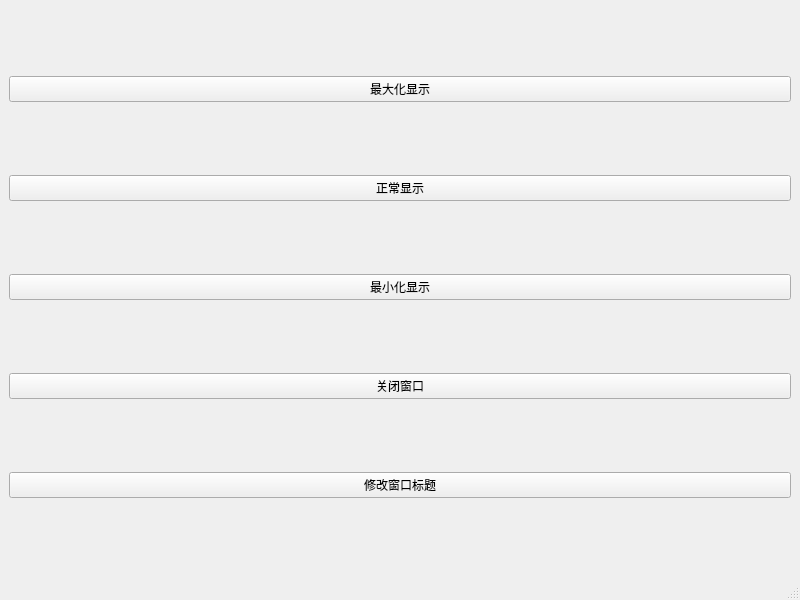
<?xml version="1.0" encoding="UTF-8"?>
<ui version="4.0">
 <class>MainWindow</class>
 <widget class="QMainWindow" name="MainWindow">
  <property name="geometry">
   <rect>
    <x>0</x>
    <y>0</y>
    <width>800</width>
    <height>600</height>
   </rect>
  </property>
  <property name="windowTitle">
   <string>MainWindow</string>
  </property>
  <widget class="QWidget" name="centralwidget">
   <layout class="QVBoxLayout" name="verticalLayout">
    <item>
     <widget class="QPushButton" name="btnMax">
      <property name="text">
       <string>最大化显示</string>
      </property>
     </widget>
    </item>
    <item>
     <widget class="QPushButton" name="btnNomal">
      <property name="text">
       <string>正常显示</string>
      </property>
     </widget>
    </item>
    <item>
     <widget class="QPushButton" name="btnMin">
      <property name="text">
       <string>最小化显示</string>
      </property>
     </widget>
    </item>
    <item>
     <widget class="QPushButton" name="btnClose">
      <property name="text">
       <string>关闭窗口</string>
      </property>
     </widget>
    </item>
    <item>
     <widget class="QPushButton" name="btnSetTitle">
      <property name="text">
       <string>修改窗口标题</string>
      </property>
     </widget>
    </item>
   </layout>
  </widget>
  <widget class="QMenuBar" name="menubar">
   <property name="geometry">
    <rect>
     <x>0</x>
     <y>0</y>
     <width>800</width>
     <height>21</height>
    </rect>
   </property>
  </widget>
  <widget class="QStatusBar" name="statusbar"/>
 </widget>
 <resources/>
 <connections>
  <connection>
   <sender>btnClose</sender>
   <signal>clicked()</signal>
   <receiver>MainWindow</receiver>
   <slot>close()</slot>
   <hints>
    <hint type="sourcelabel">
     <x>399</x>
     <y>393</y>
    </hint>
    <hint type="destinationlabel">
     <x>399</x>
     <y>299</y>
    </hint>
   </hints>
  </connection>
 </connections>
</ui>
